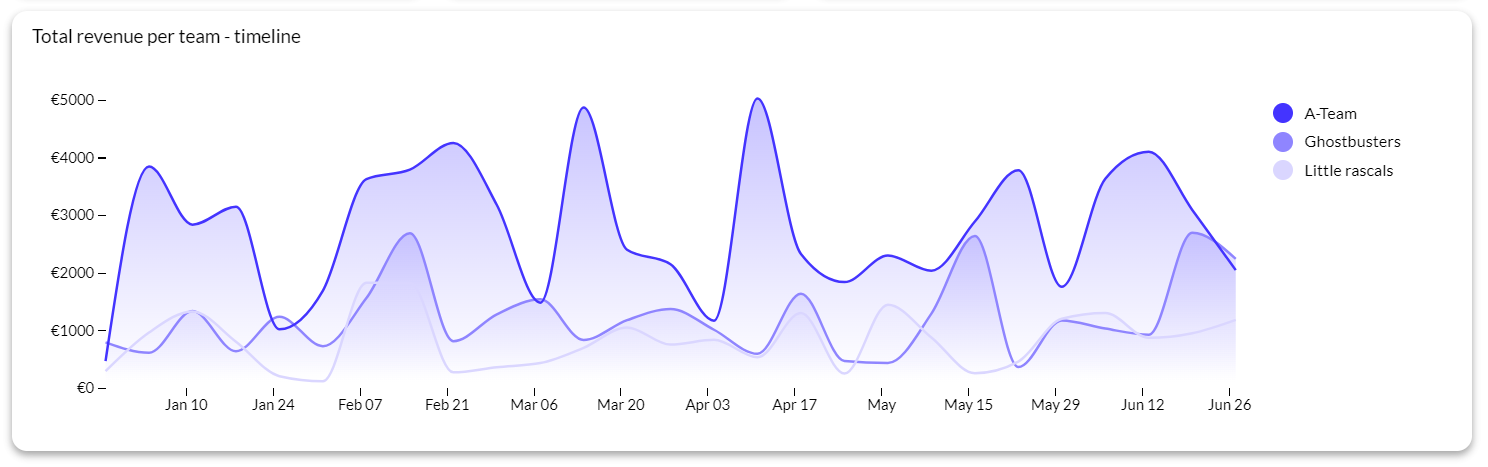
#> input picture examples/sample_charts/1.png, 1488 x 467 px
$ python -i image_processor.py   (imports and definitions only)
#> lines starting #> are read from the running program, lines starting #| are printed output that depends on the picture
"""
Image preprocessing and enhancement for better chart analysis.
"""

import base64
from pathlib import Path
from typing import Optional, Tuple
import cv2
import numpy as np
from PIL import Image
from loguru import logger

from src.config import Config


class ImageProcessor:
    """Handles image preprocessing and enhancement operations."""

    # [192 lines left out: functions __init__, load_image, resize_image, enhance_image, encode_image_base64, process_image and 1 more, not called in this run]

>>> result = ImageProcessor().process_image('../examples/sample_charts/1.png')
#> in load_image, image is the input picture: shape (467, 1488, 3); mean B, G, R 252.5, 244.3, 244.9
#> in enhance_image, `lab = cv2.cvtColor(image, cv2.COLOR_RGB2LAB)`: lab: shape (467, 1488, 3); mean of channels 0, 1, 2 246.2, 130, 124.1
#> in enhance_image, `l, a, b = cv2.split(lab)`:
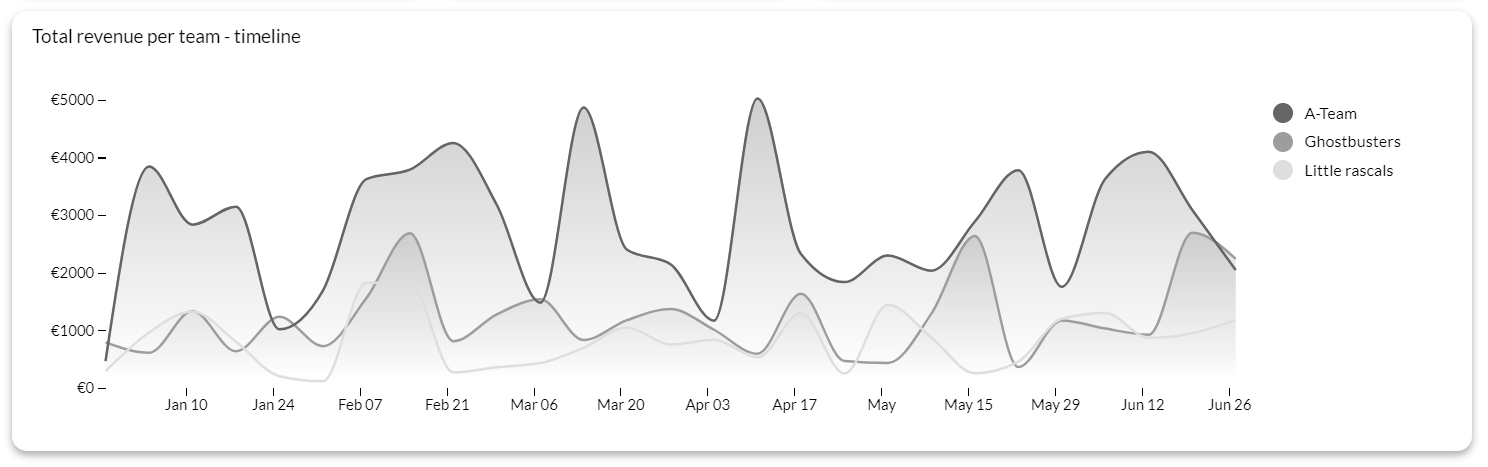
#> l: shape (467, 1488); min 0, max 255, mean 246.2
#> in enhance_image, `l, a, b = cv2.split(lab)`:
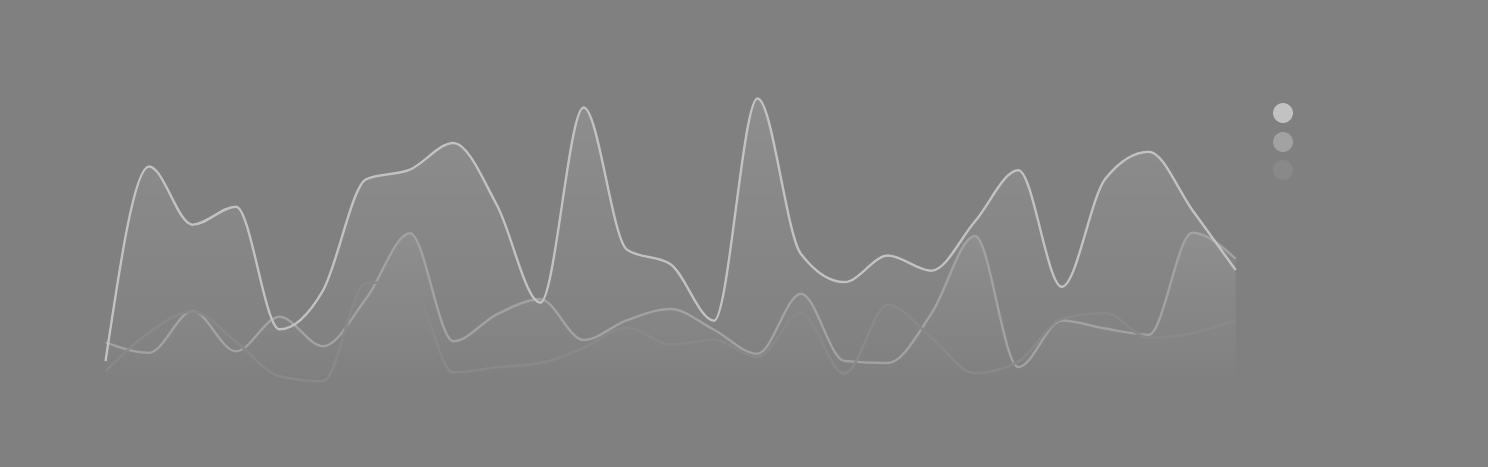
#> a: shape (467, 1488); min 128, max 194, mean 130
#> in enhance_image, `l, a, b = cv2.split(lab)`:
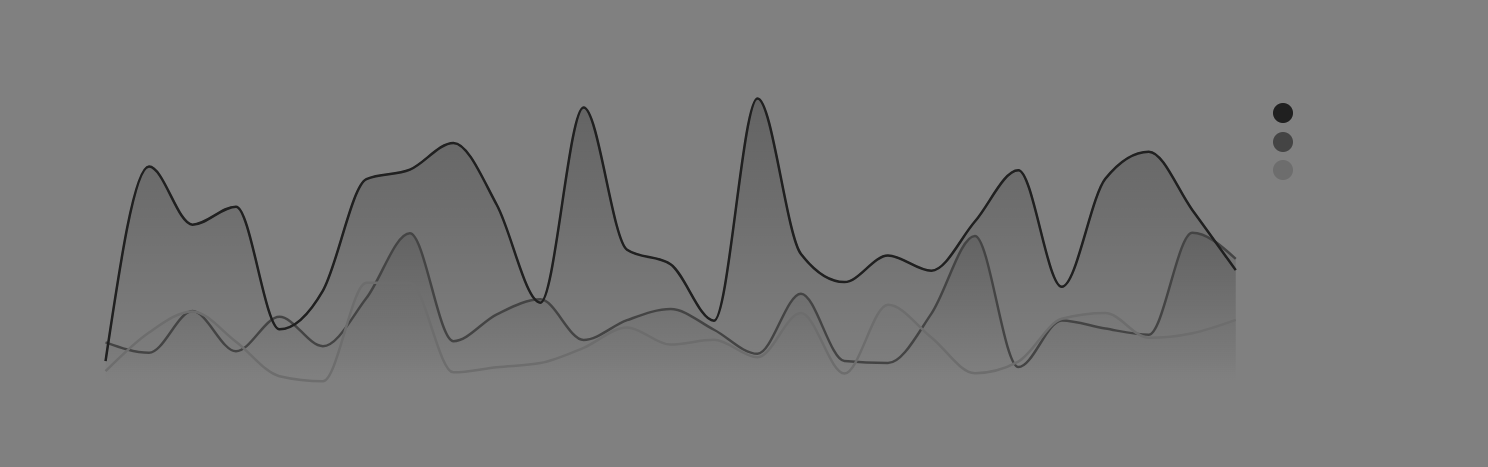
#> b: shape (467, 1488); min 32, max 128, mean 124.1
#> in enhance_image, `l = clahe.apply(l)`:
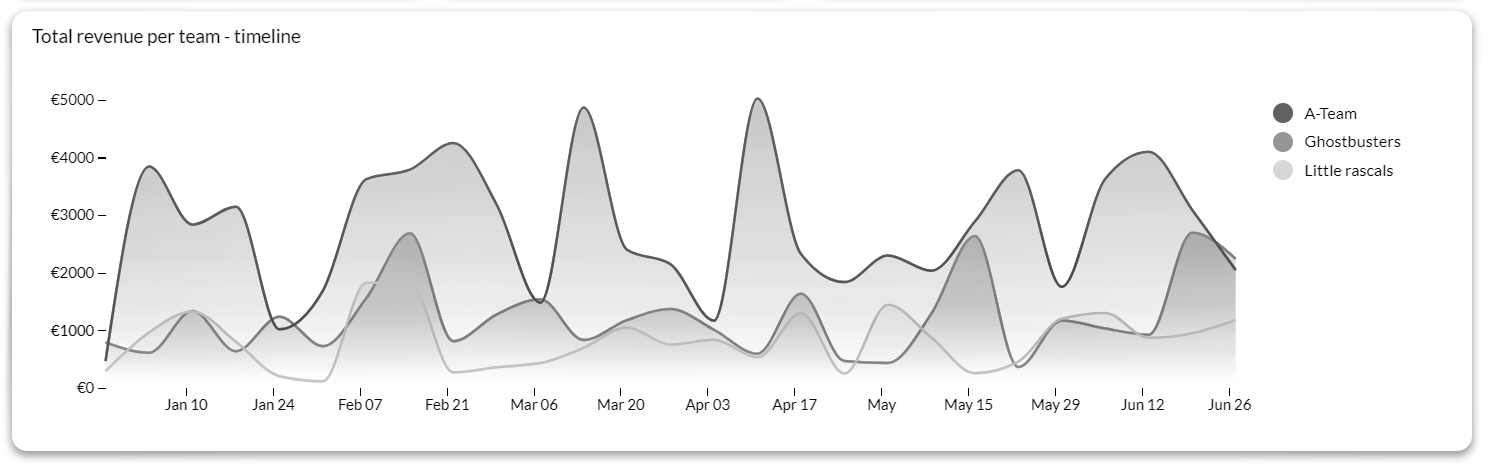
#> l: shape (467, 1488); min 1, max 255, mean 242.4
#> in enhance_image, `enhanced = cv2.merge([l, a, b])`: enhanced: shape (467, 1488, 3); mean of channels 0, 1, 2 242.4, 130, 124.1
#> in enhance_image, `enhanced = cv2.cvtColor(enhanced, cv2.COLOR_LAB2RGB)`:
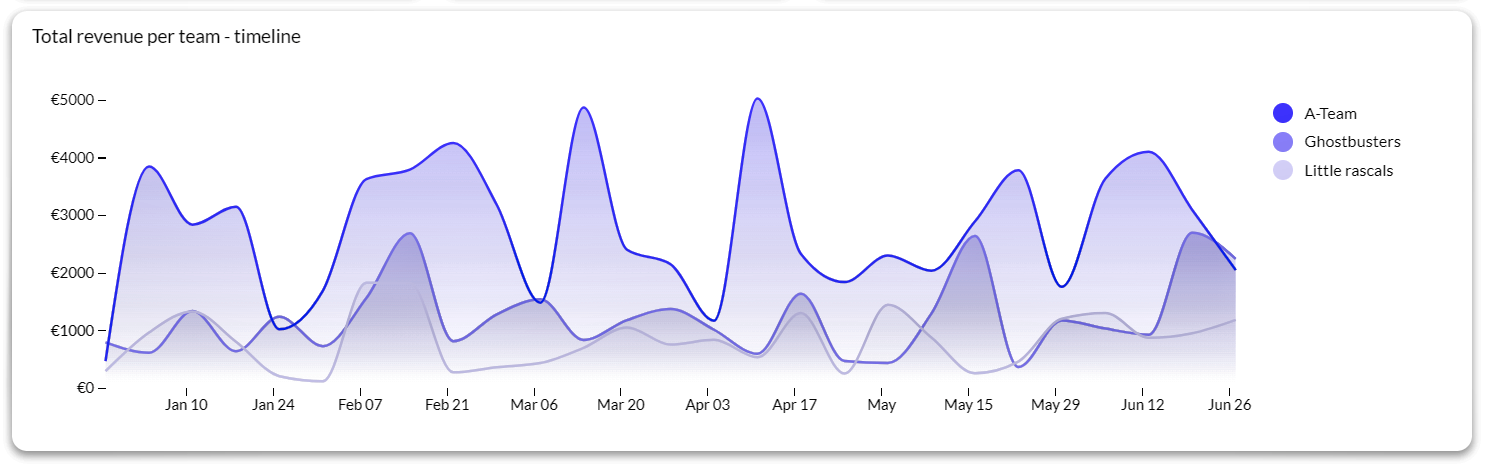
#> enhanced: shape (467, 1488, 3); mean R, G, B 240.7, 240.2, 248.3
#> in enhance_image, `enhanced = cv2.filter2D(enhanced, -1, kernel)`:
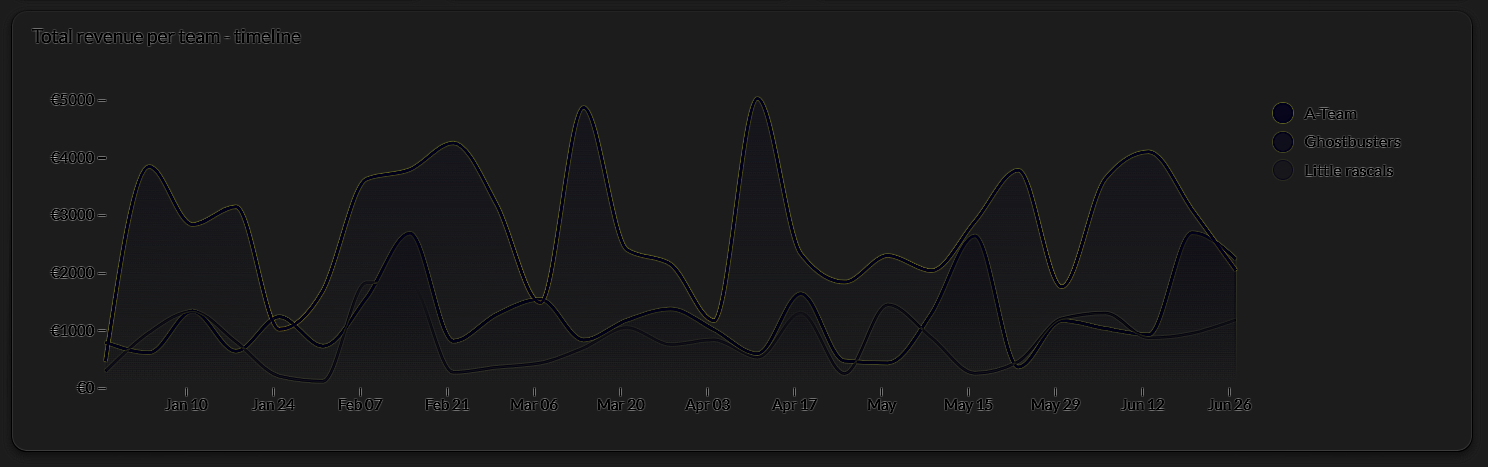
#> enhanced: shape (467, 1488, 3); mean R, G, B 27.4, 27.3, 27.9

$ run again, on examples/sample_charts/2.png
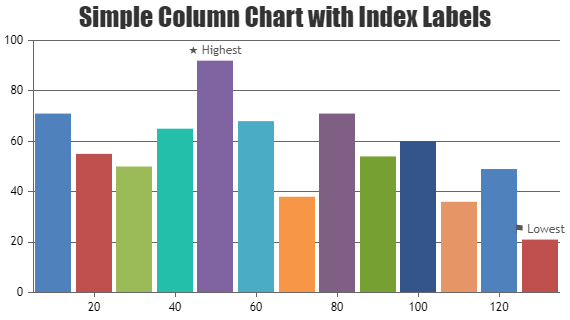
#> input picture examples/sample_charts/2.png, 570 x 320 px
#> in load_image, image is the input picture: shape (320, 570, 3); mean B, G, R 203.4, 201.9, 197.5
#> lab: shape (320, 570, 3); mean of channels 0, 1, 2 206.4, 129.1, 127.4
#> in enhance_image, `l, a, b = cv2.split(lab)`:
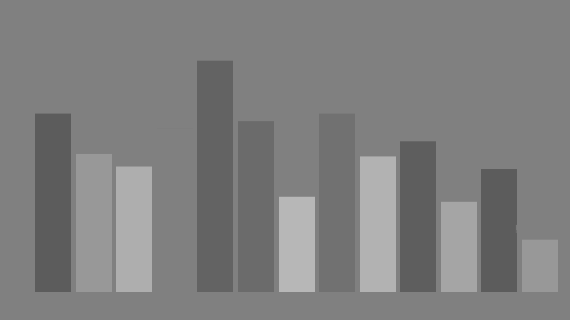
#> b: shape (320, 570); min 92, max 183, mean 127.4
#> in enhance_image, `enhanced = cv2.filter2D(enhanced, -1, kernel)`:
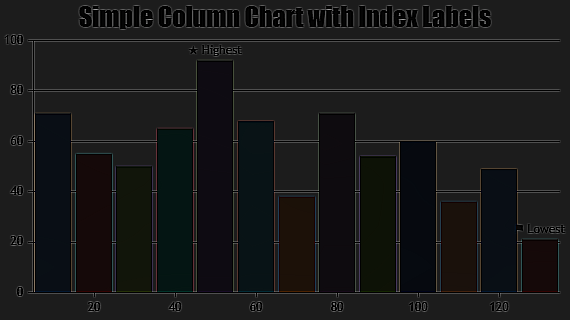
#> enhanced: shape (320, 570, 3); mean R, G, B 24.4, 24.7, 24.9
